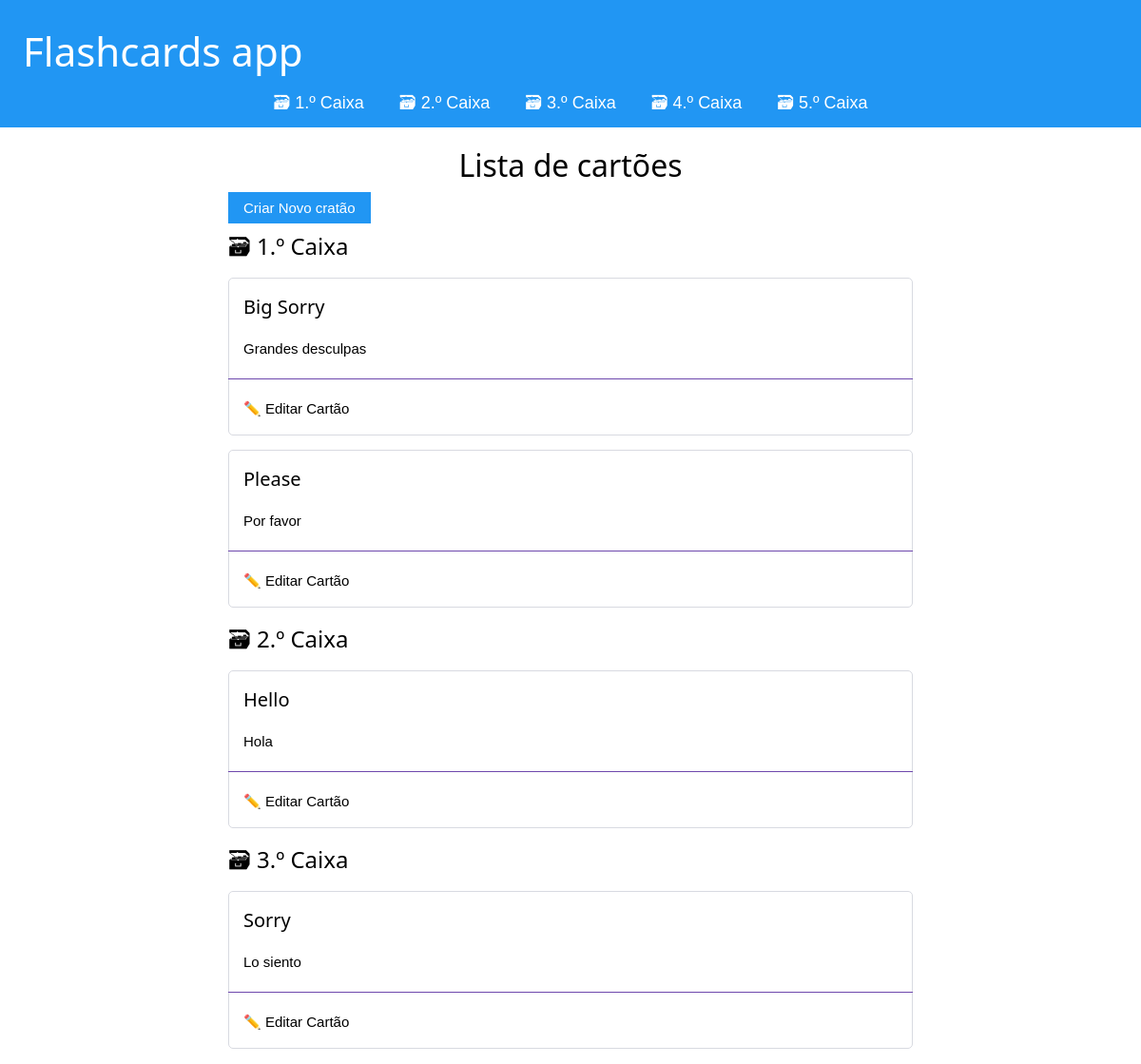
The page / on the database its author committed.
### cards/models.py (models this page shows, shortened)
class Card(models.Model):
    questao  = models.CharField(max_length=140)
    resposta  = models.CharField(max_length=140)
    caixa = models.IntegerField(
        choices=zip(CAIXAS, CAIXAS),
        default=CAIXAS[0],
    )
    data_de_criacao = models.DateTimeField(auto_now_add=True)

### cards/views.py (the view)
class CardListViews(ListView):
    model = Card
    queryset = Card.objects.all().order_by("caixa", "-data_de_criacao")

### cards/templatetags/cards_tags.py (called while the page is built)
@register.inclusion_tag("cards/box_links.html")
def link_das_caixas():
    caixas = []
    for num_caixa in CAIXAS:
        card_count = Card.objects.filter(caixa=num_caixa).count()
        caixas.append({
            "numero": num_caixa,
            "num_cartao": card_count,
        })
    return {"caixas": caixas}

### cards/templates/cards/card_list.html
{% extends "cards/base.html" %}
{% load humanize %}
{% block content %}
    <h2>Lista de cartões</h2>
    <a href="{%url  'card-create' %}"
        class="w3-blue w3-padding w3-margin-buttom" role="button">
        Criar Novo cratão
    </a>
    {% for cartao in card_list %}
        {% ifchanged %}
            <h3>🗃 {{ cartao.caixa | ordinal }} Caixa </h3>
        {% endifchanged %}
        {% include "cards/card.html" %}
    {% endfor %}
{% endblock %}

### cards/templates/cards/base.html (shortened to what this page needs)
<!DOCTYPE html>
<html lang="pt">
<head>
    {% load static %}
    <link rel="stylesheet" href="{% static 'css/w3.css' %}">
</head>
<body>
    <header class="w3-padding-large w3-blue">
        <h1>
            <a href="{% url 'card-list' %}" class="w3-hover-text-white">Flashcards app</a>
        </h1>
        {% include "cards/navigation.html" %}
    </header>
    <main  style="max-width: 60%; margin:16px auto;">
        {% block content%}{% endblock %}
    </main>
</body>
</html>

### cards/templates/cards/navigation.html
{% load cards_tags %}
<nav class="w3-center w3-large">
    {% link_das_caixas %}
</nav>

### cards/templates/cards/box_links.html
{% load humanize %}
{% for box in caixas %}
    <a href="{% url 'caixa' num_caixa=box.numero %}"
        class="w3-padding w3-hover-text-yellow">
        🗃 {{ box.numero | ordinal }} Caixa  <mark>{{ box.card_count }}</mark>
    </a>
{% endfor %}

### cards/templates/cards/card.html (shortened to what this page needs)
<article>
    <h4>{{cartao.questao}}</h4>
    {% if not check_card %}
        <p>{{ cartao.resposta }}</p>
        <hr>
        <a href="{% url 'card-update' cartao.id %}">
            ✏️ Editar Cartão
        </a>
    {% endif %}
</article>

### cards/static/css/w3.css (style rules this page uses)
*,*:before,*:after { box-sizing:inherit }
html { -ms-text-size-adjust:100%;-webkit-text-size-adjust:100% }
body { margin:0 }
article,aside,details,figcaption,figure,footer,header,main,menu,nav,section { display:block }
a { background-color:transparent }
hr { box-sizing:content-box;height:0;overflow:visible }
html,body { font-family:Verdana,sans-serif;font-size:15px;line-height:1.5 }
html { overflow-x:hidden }
h1 { font-size:36px }
h2 { font-size:30px }
h3 { font-size:24px }
h4 { font-size:20px }
h1,h2,h3,h4,h5,h6 { font-family:"Segoe UI",Arial,sans-serif;font-weight:400;margin:10px 0 }
hr { border:0;border-top:1px solid #eee;margin:20px 0 }
a { color:inherit }
.w3-large { font-size:18px!important }
.w3-center { text-align:center!important }
.w3-padding { padding:8px 16px!important }
.w3-padding-large { padding:12px 24px!important }
.w3-blue,.w3-hover-blue:hover { color:#fff!important;background-color:#2196F3!important }
h1 { font-size: 42px; }
h2 { font-size: 32px; }
p { margin-top: 1.2em; margin-bottom: 1.2em; font-size: 15px; }
hr { margin:20px -16px; }

### cards/templates/cards/base.html (style rules this page uses)
:root { --accent: #6e48ad; --accent-bg: white; --bg: #fff; --text: #212121; --text-light: #585858; --border: #d8dae1; --code: #d81b60; --preformatted: #444; }
article { background-color: var(--marked); border: 1px solid var(--border); border-radius: 5px; padding: 1em; margin: 1em 0; }
h2 { text-align: center; }
h2, h4 { margin-top: 0; }
hr { background: var(--accent); border-color: var(--accent); }
button, a[role="button"] { color: white; text-decoration: none; }
a { text-decoration: none; }

### rows shown on the page
Card: caixa|ordinal "1.º", questao "Big Sorry", resposta "Grandes desculpas"
Card: questao "Please", resposta "Por favor"
Card: caixa|ordinal "2.º", questao "Hello", resposta "Hola"
Card: caixa|ordinal "3.º", questao "Sorry", resposta "Lo siento"

### other values the page prints
{{ box.numero | ordinal }} "1.º" "2.º" "3.º" "4.º" "5.º"
